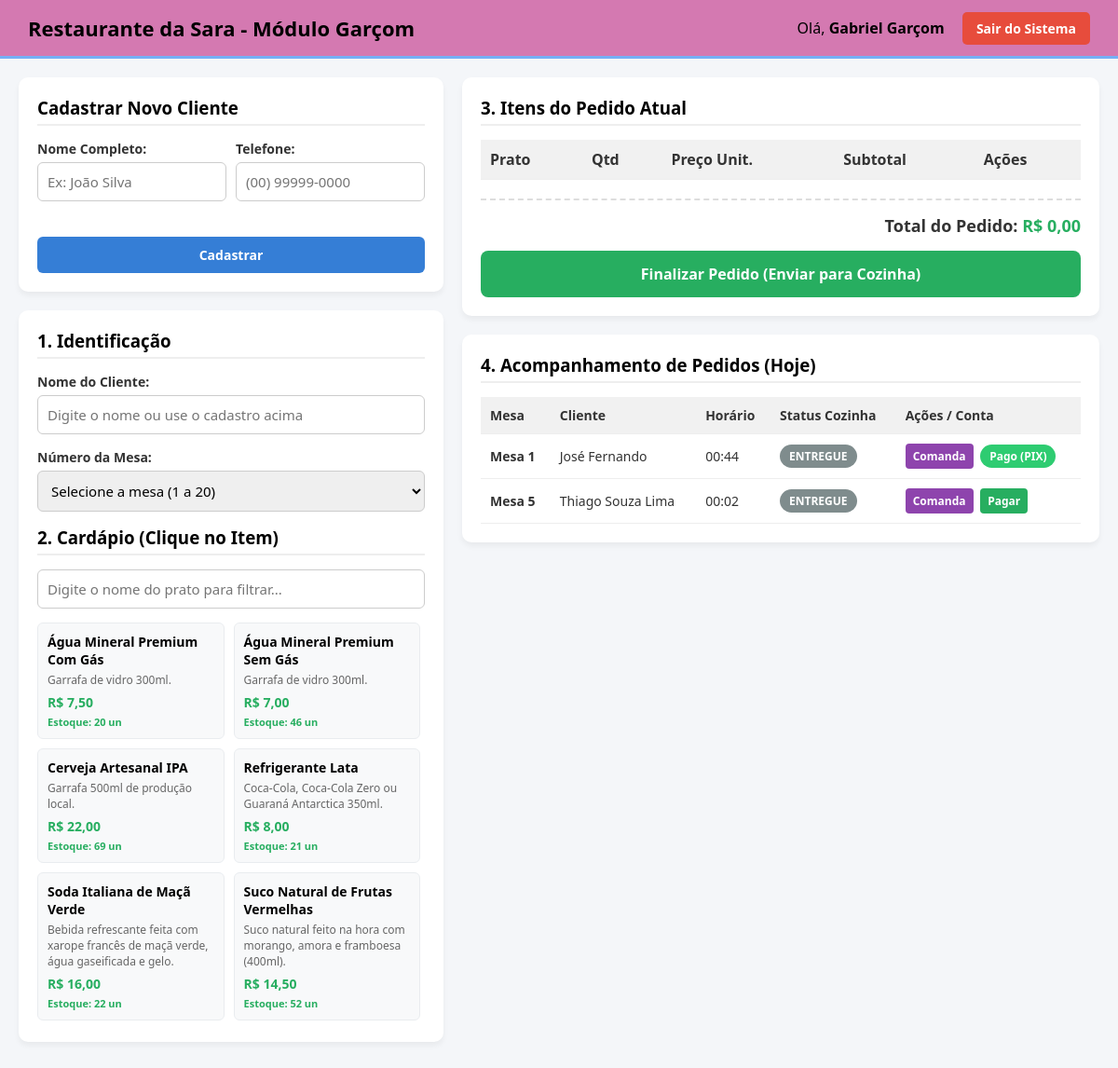
/garcom/garcom.php (signed in), run on the app's committed database.
### tables this page shows
CREATE TABLE `cardapio` (
  `id` int(11) NOT NULL,
  `nome_prato` varchar(150) NOT NULL,
  `descricao` text DEFAULT NULL,
  `preco` decimal(10,2) NOT NULL,
  `categoria` varchar(50) DEFAULT NULL,
  `disponivel` tinyint(1) DEFAULT 1,
  `status` enum('ativo','inativo') DEFAULT 'ativo',
  `estoque` int(11) DEFAULT 0
);

CREATE TABLE `pedidos` (
  `id` int(11) NOT NULL,
  `mesa_id` int(11) NOT NULL,
  `usuario_garcom_id` int(11) NOT NULL,
  `cliente_id` int(11) NOT NULL,
  `status_pedido` enum('pendente','em preparo','finalizado','entregue') DEFAULT 'pendente',
  `status_pagamento` varchar(20) DEFAULT 'pendente',
  `forma_pagamento` enum('dinheiro','cartao_credito','cartao_debito','pix') NOT NULL,
  `valor_total` decimal(10,2) DEFAULT 0.00,
  `data_horario` timestamp NOT NULL DEFAULT current_timestamp()
);

CREATE TABLE `mesas` (
  `id` int(11) NOT NULL,
  `numero_mesa` int(11) NOT NULL,
  `status` enum('disponivel','ocupada') DEFAULT 'disponivel',
  `status_mesa` varchar(20) DEFAULT 'livre',
  `cliente_atual` varchar(100) DEFAULT NULL
);

CREATE TABLE `clientes` (
  `id` int(11) NOT NULL,
  `nome` varchar(100) NOT NULL,
  `telefone` varchar(20) DEFAULT NULL,
  `criado_em` timestamp NOT NULL DEFAULT current_timestamp()
);

### garcom/garcom.php (the view, shortened to what this page needs)
<?php
require_once '../config/conexao.php';
$garcom_id = $_SESSION['usuario_id'];
$cardapio_sql = "SELECT id, nome_prato, descricao, preco, categoria, status, estoque FROM cardapio WHERE status = 'ativo' ORDER BY categoria, nome_prato ASC";
$cardapio_resultado = $conn->query($cardapio_sql);
$todos_pratos = $cardapio_resultado->fetchAll(PDO::FETCH_ASSOC);
$pedidos_sql = "SELECT p.id, m.numero_mesa, c.nome as nome_cliente, p.status_pedido, p.valor_total, p.data_horario, p.status_pagamento, p.forma_pagamento
                FROM pedidos p
                JOIN mesas m ON p.mesa_id = m.id
                JOIN clientes c ON p.cliente_id = c.id
                WHERE p.usuario_garcom_id = :garcom_id AND DATE(p.data_horario) = CURRENT_DATE()
                ORDER BY p.data_horario DESC";
$pedidos_stmt = $conn->prepare($pedidos_sql);
$pedidos_stmt->execute([':garcom_id' => $garcom_id]);
$pedidos = $pedidos_stmt->fetchAll(PDO::FETCH_ASSOC);
?>
<!DOCTYPE html>
<html lang="pt-BR">
<head>
</head>
<body>
<header>
    <h1>Restaurante da Sara - Módulo Garçom</h1>
    <div>
        <span style="margin-right: 15px;">Olá, <strong><?php echo htmlspecialchars($_SESSION['usuario_nome']); ?></strong></span>
        <a href="/RESTAURANTE_CHEFINHAS/logout.php" class="btn-sair">Sair do Sistema</a>
    </div>
</header>
<div class="container">
    <div>
        <div class="painel">
            <h3>Cadastrar Novo Cliente</h3>
            <div class="form-row-duplo">
                <div class="form-group">
                    <label for="novo_nome">Nome Completo:</label>
                    <input type="text" id="novo_nome" placeholder="Ex: João Silva">
                </div>
                <div class="form-group">
                    <label for="novo_telefone">Telefone:</label>
                    <input type="text" id="novo_telefone" placeholder="(00) 99999-0000">
                </div>
            </div>
            <button type="button" class="btn-cadastrar-btn" onclick="cadastrarClienteModoDireto()">Cadastrar</button>
        </div>
        <div class="painel">
            <form id="formPedido" action="enviar_pedido.php" method="POST">
                <h3>1. Identificação</h3>
                <div class="form-group">
                    <label for="nome_cliente">Nome do Cliente:</label>
                    <input type="text" id="nome_cliente" name="nome_cliente" required placeholder="Digite o nome ou use o cadastro acima">
                </div>
<div class="form-group">
    <label for="mesa">Número da Mesa:</label>
    <select id="mesa" name="mesa_id" required>
        <option value="" disabled selected>Selecione a mesa (1 a 20)</option>
    </select>
</div>
                <h3>2. Cardápio (Clique no Item)</h3>
                <div class="busca-container">
                    <input type="search" id="busca_prato" placeholder="Digite o nome do prato para filtrar..." onkeyup="filtrarCardapio()">
                </div>
                <div class="grid-pratos" id="lista_pratos">
                    <?php foreach ($todos_pratos as $prato):
                        $qtd_estoque = intval($prato['estoque'] ?? 0);
                        $is_esgotado = ($qtd_estoque <= 0);
                    ?>
                        <div class="card-prato <?php echo $is_esgotado ? 'sem-estoque' : ''; ?>"
                             data-nome="<?php echo strtolower(htmlspecialchars($prato['nome_prato'])); ?>"
                             onclick="if(!this.classList.contains('sem-estoque')) { adicionarItem(<?php echo $prato['id']; ?>, '<?php echo htmlspecialchars($prato['nome_prato'], ENT_QUOTES); ?>', <?php echo $prato['preco']; ?>, <?php echo $qtd_estoque; ?>); }">
                            <div>
                                <h4><?php echo htmlspecialchars($prato['nome_prato']); ?></h4>
                                <p><?php echo htmlspecialchars($prato['descricao']); ?></p>
                            </div>
                            <div>
                                <span class="preco">R$ <?php echo number_format($prato['preco'], 2, ',', '.'); ?></span>
                                <?php if($is_esgotado): ?>
                                    <span class="estoque-aviso" style="color: #c0392b;"> ESGOTADO</span>
                                <?php else: ?>
                                    <span class="estoque-aviso" style="color: #27ae60;"> Estoque: <?php echo $qtd_estoque; ?> un</span>
                                <?php endif; ?>
                            </div>
                        </div>
                    <?php endforeach; ?>
                </div>
        </div>
    </div>
    <div>
        <div class="painel">
            <h3>3. Itens do Pedido Atual</h3>
            <table class="tabela-pedido">
                <thead>
                    <tr>
                        <th>Prato</th>
                        <th>Qtd</th>
                        <th>Preço Unit.</th>
                        <th>Subtotal</th>
                        <th>Ações</th>
                    </tr>
                </thead>
            </table>
            <div class="total-container">
                Total do Pedido: <span id="valor_total_exibido" style="color: #27ae60;">R$ 0,00</span>
            </div>
            <button type="submit" class="btn-finalizar">Finalizar Pedido (Enviar para Cozinha)</button>
        </div>
        <div class="painel">
            <h3>4. Acompanhamento de Pedidos (Hoje)</h3>
            <table class="tabela-pedido" style="font-size: 14px;">
                <thead>
                    <tr>
                        <th>Mesa</th>
                        <th>Cliente</th>
                        <th>Horário</th>
                        <th>Status Cozinha</th>
                        <th>Ações / Conta</th>
                    </tr>
                </thead>
                <tbody id="pedidos_reais">
                    <?php foreach($pedidos as $ped):
                        $classe_badge = 'badge-pendente';
                        if($ped['status_pedido'] == 'entregue') $classe_badge = 'badge-entregue';
                        $is_pago = ($ped['status_pagamento'] === 'pago');
                    ?>
                        <tr id="linha-pedido-<?php echo $ped['id']; ?>">
                            <td><strong>Mesa <?php echo htmlspecialchars($ped['numero_mesa']); ?></strong></td>
                            <td><?php echo htmlspecialchars($ped['nome_cliente']); ?></td>
                            <td><?php echo date('H:i', strtotime($ped['data_horario'])); ?></td>
                            <td>
                                <span class="badge <?php echo $classe_badge; ?>">
                                    <?php echo htmlspecialchars($ped['status_pedido']); ?>
                                </span>
                            </td>
                            <td>
                                <button type="button" class="btn-acao-print" onclick="abrirComandaImpressao(<?php echo $ped['id']; ?>, '<?php echo $ped['numero_mesa']; ?>', '<?php echo htmlspecialchars($ped['nome_cliente'], ENT_QUOTES); ?>', '<?php echo date('d/m/Y H:i', strtotime($ped['data_horario'])); ?>', <?php echo $ped['valor_total']; ?>)"> Comanda</button>
                                <span class="area-pagamento-status">
                                    <?php if($is_pago): ?>
                                        <span class="badge-pago"> Pago (<?php echo strtoupper(htmlspecialchars($ped['forma_pagamento'])); ?>)</span>
                                    <?php else: ?>
                                        <button type="button" class="btn-acao-pagar" onclick="abrirModalPagamento(<?php echo $ped['id']; ?>, <?php echo $ped['valor_total']; ?>)"> Pagar</button>
                                    <?php endif; ?>
                                </span>
                            </td>
                        </tr>
                    <?php endforeach; ?>
                </tbody>
            </table>
        </div>
    </div>
</div>
</body>
</html>

### garcom/garcom.php (style rules this page uses)
* { box-sizing: border-box; margin: 0; padding: 0; font-family: 'Segoe UI', sans-serif; }
body { background: #f4f6f9; color: #333; display: flex; flex-direction: column; min-height: 100vh; }
header { background: #d479b1; color: #000000; padding: 15px 30px; display: flex; justify-content: space-between; align-items: center; border-bottom: 3px solid #75aff5; }
header h1 { color: #000000; font-size: 22px; }
.btn-sair { background: #e74c3c; color: white; padding: 8px 15px; border: none; border-radius: 5px; cursor: pointer; text-decoration: none; font-size: 14px; font-weight: bold; }
.container { display: grid; grid-template-columns: 1fr 1.5fr; gap: 20px; padding: 20px; max-width: 1400px; margin: 0 auto; width: 100%; flex: 1; }
.painel { background: white; padding: 20px; border-radius: 10px; box-shadow: 0 4px 6px rgba(0,0,0,0.05); margin-bottom: 20px; }
h3 { margin-bottom: 15px; color: #000000; border-bottom: 2px solid #eee; padding-bottom: 5px; }
.form-group { margin-bottom: 15px; }
.form-row-duplo { display: grid; grid-template-columns: 1fr 1fr; gap: 10px; }
label { display: block; margin-bottom: 5px; font-weight: 600; font-size: 14px; }
input[type="text"], input[type="search"], select { width: 100%; padding: 10px; border: 1px solid #ccc; border-radius: 6px; font-size: 15px; }
.btn-cadastrar-btn { background: #357ed6; color: white; border: none; padding: 10px; border-radius: 6px; font-weight: bold; cursor: pointer; font-size: 14px; width: 100%; margin-top: 23px; }
.busca-container { margin-bottom: 15px; }
.grid-pratos { display: grid; grid-template-columns: 1fr 1fr; gap: 10px; max-height: 430px; overflow-y: auto; padding-right: 5px; }
.card-prato { background: #f8f9fa; border: 1px solid #e9ecef; padding: 10px; border-radius: 6px; display: flex; flex-direction: column; justify-content: space-between; cursor: pointer; transition: background 0.2s; }
.card-prato h4 { font-size: 14px; color: #000000; }
.card-prato p { font-size: 12px; color: #666; margin: 4px 0; }
.card-prato .preco { color: #27ae60; font-weight: bold; font-size: 14px; margin-top: 5px; }
.card-prato .estoque-aviso { font-size: 11px; font-weight: bold; display: block; margin-top: 3px; }
.tabela-pedido { width: 100%; border-collapse: collapse; margin-top: 15px; }
.tabela-pedido th, .tabela-pedido td { padding: 10px; text-align: left; border-bottom: 1px solid #eee; }
.tabela-pedido th { background: #f1f1f1; }
.total-container { margin-top: 20px; padding-top: 15px; border-top: 2px dashed #ddd; text-align: right; font-size: 18px; font-weight: bold; }
.btn-finalizar { width: 100%; background: #27ae60; color: white; padding: 14px; border: none; border-radius: 8px; font-size: 16px; font-weight: bold; cursor: pointer; margin-top: 15px; }
.badge { padding: 4px 10px; border-radius: 20px; font-size: 12px; font-weight: bold; color: white; text-transform: uppercase; display: inline-block; }
.badge-entregue { background: #7f8c8d; }
.btn-acao-print { background: #8e44ad; color: white; border: none; padding: 5px 8px; border-radius: 4px; cursor: pointer; font-weight: bold; font-size: 12px; margin-right: 4px; }
.btn-acao-pagar { background: #27ae60; color: white; border: none; padding: 5px 8px; border-radius: 4px; cursor: pointer; font-weight: bold; font-size: 12px; }
.badge-pago { background: #2ecc71; color: white; padding: 4px 10px; border-radius: 20px; font-size: 12px; font-weight: bold; }

### data on the page
cardapio: nome_prato "Água Mineral Premium Com Gás", descricao "Garrafa de vidro 300ml.", preco "7,50", estoque "20"
cardapio: nome_prato "Água Mineral Premium Sem Gás", descricao "Garrafa de vidro 300ml.", preco "7,00", estoque "46"
cardapio: nome_prato "Cerveja Artesanal IPA", descricao "Garrafa 500ml de produção local.", preco "22,00", estoque "69"
cardapio: nome_prato "Refrigerante Lata", descricao "Coca-Cola, Coca-Cola Zero ou Guaraná Antarctica 350ml.", preco "8,00", estoque "21"
cardapio: nome_prato "Soda Italiana de Maçã Verde", descricao "Bebida refrescante feita com xarope francês de maçã verde, água gaseificada e gelo.", preco "16,00", estoque "22"
cardapio: nome_prato "Suco Natural de Frutas Vermelhas", descricao "Suco natural feito na hora com morango, amora e framboesa (400ml).", preco "14,50", estoque "52"
pedidos: mesa.numero_mesa "1", cliente.nome "José Fernando", data_horario "00:44", status_pedido "ENTREGUE", forma_pagamento "PIX"
pedidos: mesa.numero_mesa "5", cliente.nome "Thiago Souza Lima", data_horario "00:02", status_pedido "ENTREGUE"

### other printed values
$_SESSION['usuario_nome'] "Gabriel Garçom"
